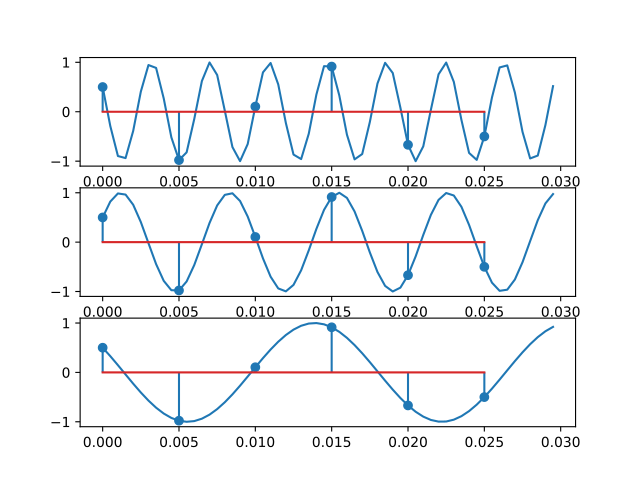

The Python source for this figure:
import numpy as np
import matplotlib.pyplot as plt

t_desen = np.arange(0, 0.03, 0.0005)
t_esantion = np.arange(0, 0.03, 1 / 200)

x = np.cos(520 * np.pi * t_desen + np.pi / 3)
x_esantion = np.cos(520 * np.pi * t_esantion + np.pi / 3)

y = np.cos(280 * np.pi * t_desen - np.pi / 3)
y_esantion = np.cos(280 * np.pi * t_esantion - np.pi / 3)

z = np.cos(120 * np.pi * t_desen + np.pi / 3)
z_esantion = np.cos(120 * np.pi * t_esantion + np.pi / 3)

fig, axs = plt.subplots(3, 1)

axs[0].plot(t_desen, x)
axs[0].stem(t_esantion, x_esantion)

axs[1].plot(t_desen, y)
axs[1].stem(t_esantion, y_esantion)

axs[2].plot(t_desen, z)
axs[2].stem(t_esantion, z_esantion)

plt.savefig('ex1.pdf')
plt.show()
